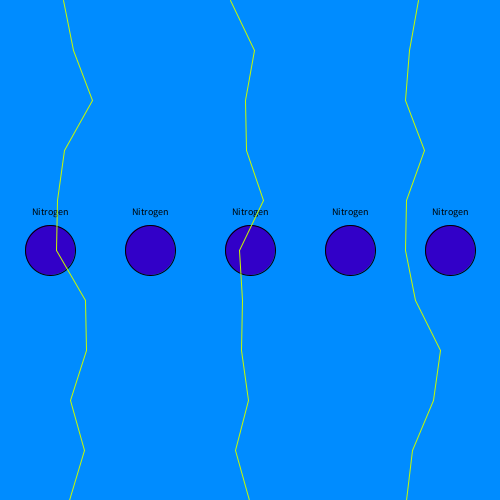
Frame 1 (no input)
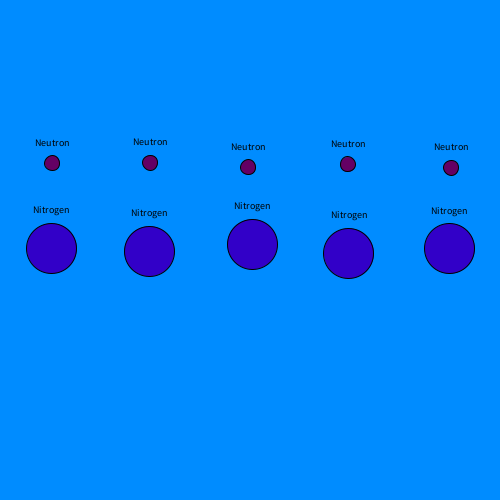
Frame 60 (the mouse pressed at the canvas centre just before this capture)
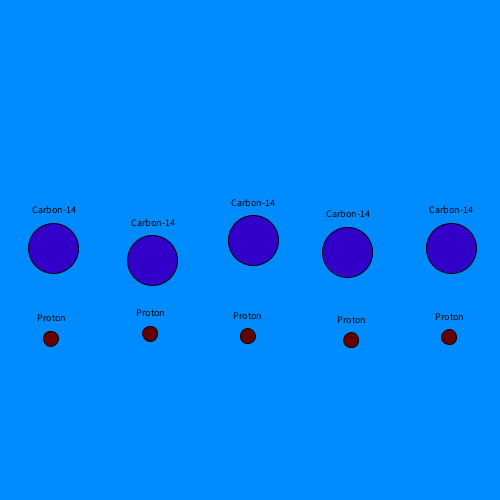
Frame 120 (the mouse held since frame 60 and released just before this capture)

The Processing sketch that drew these frames (run headless with seeded random() and noise(); from frame 60 on, the mouse is pressed at the canvas centre):

// Processing sketch: processing_132873
// ── processing_132873.pde

Atom[] atom = new Atom[5];
Atom[] cRays = new Atom[5];
Atom[] proton = new Atom[5];

float[] xc = new float[11];
float[] yc = new float[11];
float[] zc = new float[11];
float[] rc = new float[11];

float x = 50;
float y = 250;

boolean hit = false;

void setup() {
  size(500, 500);
  for (int i = 0;i<5;i++) {
    atom[i] = new Atom(x, y, 50, "Nitrogen", color(50, 0, 200)); 
    cRays[i] = new Atom(x, y-200, 15, "Neutron", color(100, 0, 100));
    proton[i] = new Atom(x, y+50, 15, "Proton", color(100, 0, 0));
    x += 100;
  }
  for (int i = 0; i < xc.length; i++) {
    yc[i] = i*50;
  }
}

void draw() {
  background(0, 140, 255);
  stroke(0); 
  for (int i = 0;i<5;i++) {
    atom[i].render();
  }
  for (int i = 0;i<5;i++) {
    if (millis() >= 1500) {
      if (hit == false) {
        cRays[i].render();
        cRays[i].y+=2;
      }
    }
  }
  //lightning
  if (millis() >= 1000 && millis() <= 2000) {
    stroke(200, 250, 0);
    for (int i = 0; i < 11; i++) {
      xc[i] = 75 + random(-20, 20);
      zc[i] = width/2 + random(-20, 20);
      rc[i] = 425 + random(-20, 20);
    }
    for (int i = 0; i < yc.length-1; i++) {
      line(xc[i], yc[i], xc[i+1], yc[i+1]);
      line(zc[i], yc[i], zc[i+1], yc[i+1]);
      line(rc[i], yc[i], rc[i+1], yc[i+1]);
    }
  }
  for (int i = 0;i<5;i++) {
    if (atom[i].hitTest(cRays[i].x, cRays[i].y)) {
      hit = true;
    }
  }
  if (hit){
   for (int i = 0;i<5;i++) {
     atom[i].name = "Carbon-14";
     proton[i].render();
     proton[i].y ++;
      
   } 
  }
}

class Atom {
  float x, y;
  float s;
  String name;
  color c;


  Atom(float _x, float _y, float _s, String _name, color _c) {
    x = _x;
    y = _y;
    s = _s;
    name = _name;
    c = _c;
  }
  void render() {
    fill(c);
    ellipse(x, y, s, s);
    fill(0);
    textSize(10);
    textAlign(CENTER);
    text(name,x,y-s/2-10); 
    x += random(-.4, .4);
    y += random(-.7, .7);
  }

  boolean hitTest(float mx, float my) {
    if (abs(x - mx) < s/2 && abs(y-my) < s/2) {
      return true;
    }
    else {
      return false;
    }
  }
}
